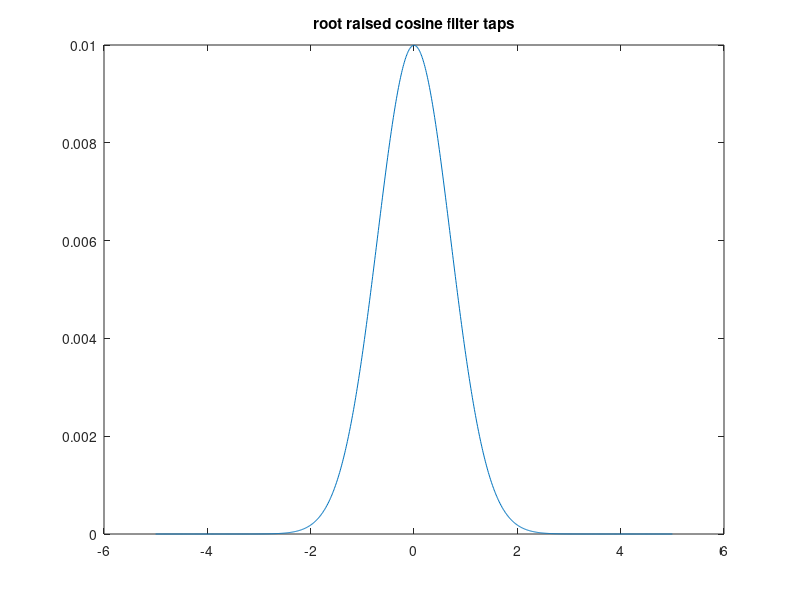
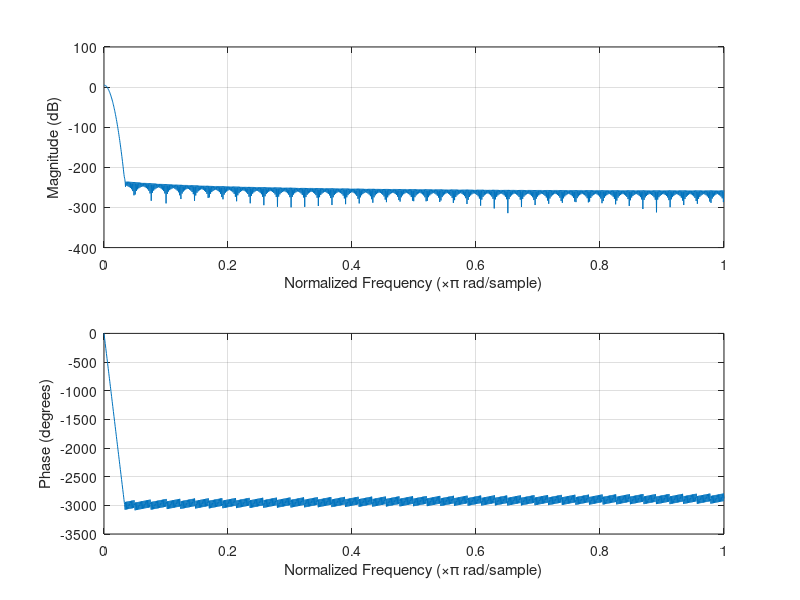

The MATLAB script that drew these images, in order:
clc;
clear all;
close all;

%Parameters
nb_sample = 2^10;
Fsymb = 1;
Fsamp = 100;
B_T=0.3;
manual_gain=1;

%Init
Ts=1/Fsymb;
Tsamp=1/Fsamp;
t=(-5:Tsamp:5);

%Intermediate calculations
B=B_T/Tsamp;

%Filter coefficients
delta_h = sqrt(log(2))/2/pi/B/Tsamp;
h=zeros(1,length(t));
for k=1:length(t)
    h(k)=[exp(-1*t(k)^2)/(2*delta_h^2*Tsamp^2)] / [sqrt(2*pi)*delta_h*Tsamp];
end;

%Measure gain
data_in=zeros(1,nb_sample)+1023;
data_out=conv(data_in,h);
measured_gain=data_out(nb_sample/2)/data_in(nb_sample/2);

%Compense
h=h/measured_gain*manual_gain;

%Plot the taps
figure(1);
x_axis = t;
plot(x_axis,h);
title('root raised cosine filter taps');

%Plot the reponse
figure(2);
freqz(h,1,512);

%Save taps
fid=fopen('taps.txt','w');
fprintf(fid,'%f\n',h);
fclose(fid);

%Save taps for gnu radio
fid=fopen('taps_gnu_radio.txt','w');
fprintf(fid,'[');
for k=1:length(h)
  if k==length(h)
    fprintf(fid,'%f]\n',h(k));
   else
    fprintf(fid,'%f,\n',h(k));
   end;
end;
  
fclose(fid);
